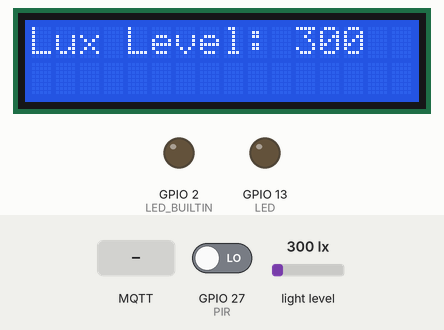
A program run on a simulated ESP32. Shown: 16×2 character LCD, output pins drawn as LEDs (lit = HIGH). The inputs (shaded band) are chosen by the test bench; at power-on: GPIO 27 (PIR) LOW, light level 300 lx. WiFi joins after 1.5 s; servers stay silent unless stated; no MQTT or app messages arrive unless stated; what the program prints to the serial monitor is not drawn.

Above: at 3.8 s.
3.9 s: GPIO 27 (PIR) driven HIGH
At 5.0 s:
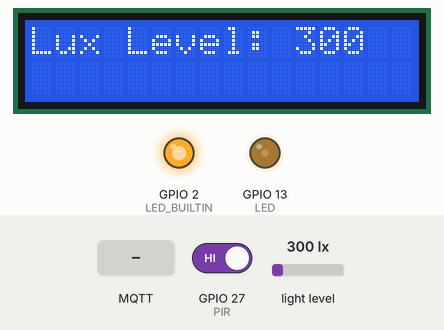
5.9 s: light level set to 40 lx
At 7.3 s:
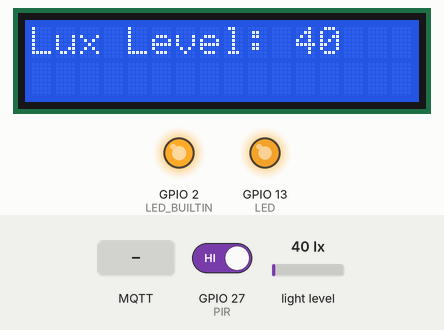
7.6 s: light level set to 275 lx
At 8.4 s:
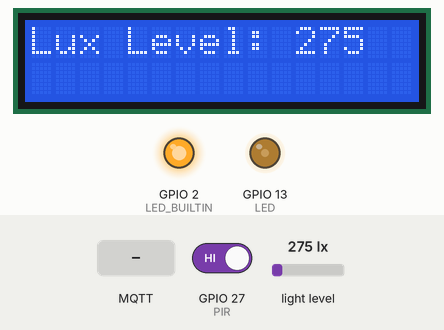
9.3 s: GPIO 27 (PIR) driven LOW
At 10.7 s:
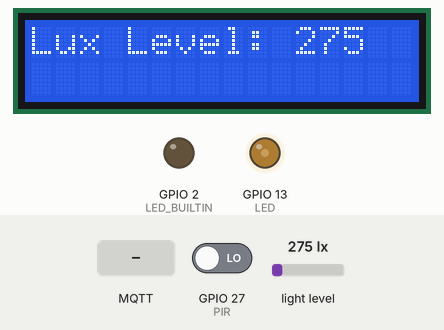
11.0 s: light level set to 30 lx
At 11.9 s:
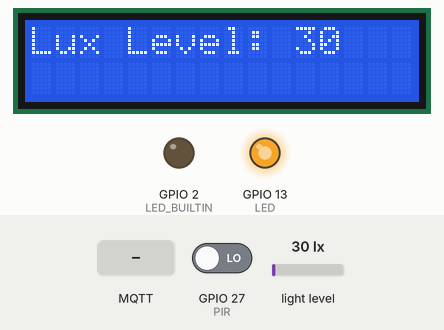
12.7 s: MQTT message "INCREASE" arrives on the first subscribed topic
At 31.3 s:
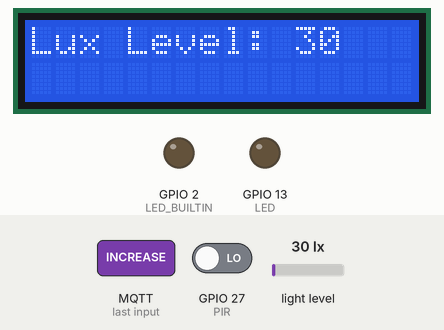
Timing chart, 0 to 31.6 s (numbered marks = the images above; inputs shaded):
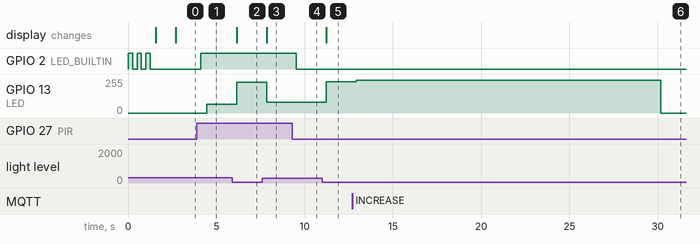

The program:

main.cpp
```cpp
#include <WiFi.h>
#include <Arduino.h>
#include <Adafruit_Sensor.h>
#include <LiquidCrystal_I2C.h>
#include <Adafruit_TSL2561_U.h>
#include <PubSubClient.h>

#define LED 13
#define PIR 27
#define FIVE_MINUTES 1000 * 10
#define UpdateTopic "ESP32/Dania/LightUpdate"
#define SwitchTopic "ESP32/Dania/LightSwitch"
#define ControlTopic "ESP32/Dania/LightControl"

const char* ssid = "Alcy";
const char* password = "Kana2716";
const char* mqtt_server = "broker.hivemq.com";

int brightness;
int MQTTControl = 0;
int MQTTBrightness = 0;
int MQTTLightState = 0;

int isDiscordControlled = 0;

enum RoomStates {
	INITIAL_STATES,
	PEOPLE_IN_ROOM,
	MOTION_NOT_DETECTED,
	ROOM_EMPTY,
	OFF,
	ON
};

unsigned long startPIRTime = 0;

// For PIR Calibration
int motion;
int pirState = true;
int readvalue = 0;
int StableMotion = 0;
int minimumSecondForLowInactive = 10000;

long unsigned int timeLow;
boolean takeLowTime;
int callibrationTime = 1;

WiFiClient ESPClient;
PubSubClient client(ESPClient);

RoomStates LastInternalStates;
RoomStates states = INITIAL_STATES;

LiquidCrystal_I2C lcd(0x27, 16, 2);
Adafruit_TSL2561_Unified tsl = Adafruit_TSL2561_Unified(TSL2561_ADDR_FLOAT, 23271);

void reconnect();
void WiFiSetup();
void callback(char* topic, byte* message, unsigned int length);

void setup() {

    Serial.begin(115200);

    pinMode(PIR, INPUT);
	pinMode(LED_BUILTIN, OUTPUT);

	ledcSetup(0, 5000, 8);
	ledcAttachPin(LED, 0);

    if (!tsl.begin()) {
        Serial.println("No Sensor Was Found!");
        while (1);
    }

	WiFiSetup();
	client.setServer(mqtt_server, 1883);
	client.setCallback(callback);

	lcd.init();
	lcd.backlight();

   	Serial.println("Calibrating PIR Sensor ...");
   	for (int i = 0; i < callibrationTime; i++) {
		Serial.print(".");
        delay(1000);
	}

	delay(50);

    tsl.enableAutoRange(true);
    tsl.setIntegrationTime(TSL2561_INTEGRATIONTIME_13MS);
}

void loop() {

	if (!client.connected()) {
		reconnect();
	}
	client.loop();

	sensors_event_t event;
	tsl.getEvent(&event);
	int lux = event.light;
	int threshold = 50;
	lcd.setCursor(0, 0);
	lcd.print("Lux Level:");
	lcd.setCursor(11, 0);
	lcd.print(lux);
	lcd.print(" ");

	readvalue = digitalRead(PIR);
	Serial.print(F("PIR Value: "));
	Serial.println(StableMotion);

	/**
	 * The motion is used to determine if there is motion in the room
	*/
	if (readvalue == HIGH) {
		digitalWrite(LED_BUILTIN, HIGH);
		if (pirState) {
			pirState = false;
			StableMotion = 1;
			delay(50);
		}
		takeLowTime = true;
	} else {
		digitalWrite(LED_BUILTIN, LOW);
		if (takeLowTime) {
			timeLow = millis();
			takeLowTime = false;
		}

		if (!pirState && millis() - timeLow > minimumSecondForLowInactive) {
			pirState = true;
			StableMotion = 0;
			delay(50);
		}
	}

	/**
	 * The brightness is used to determine the brightness of the light
	 * from the lux value
	*/
	brightness = map(lux, 0, 400, 255, 0);
	brightness = constrain(brightness + MQTTBrightness, 0, 255);

	Serial.print(F("Lux Level: "));
	Serial.println(lux);
	Serial.print(F("Brightness Level: "));
	Serial.println(brightness);
	Serial.print(F("MQTT Brightness: "));
	Serial.println(MQTTBrightness);
	Serial.print(F("Motion Detection: "));
	Serial.println(motion);
	Serial.print(F("Current States: "));
	Serial.println(states);

	/**
	 * The states is used to determine the current states of the room
	*/
	switch (states) {
		case INITIAL_STATES:
			if (StableMotion) {
				states = PEOPLE_IN_ROOM;
			}
		break;

		case PEOPLE_IN_ROOM:
            if (!StableMotion) {
                states = MOTION_NOT_DETECTED;
                startPIRTime = millis();
            } else {
                ledcWrite(0, brightness);
            }
		break;

		case MOTION_NOT_DETECTED:
			if (StableMotion) {
				states = PEOPLE_IN_ROOM;
			} else {
				if (millis() - startPIRTime >= 10000) {
					states = ROOM_EMPTY;
				}
			}
		break;

		case ROOM_EMPTY:
			ledcWrite(0, 0);
			states = INITIAL_STATES;
		break;

		case OFF:
			if (MQTTBrightness == 0) {
				ledcWrite(0, 0);
			}
		break;
	}

	delay(250);
}

void WiFiSetup() {
	delay(10);
	Serial.print("Connecting to ");
	Serial.println(ssid);

	/**
	 * Connect to WiFi
	*/
	WiFi.begin(ssid, password);

	while (WiFi.status() != WL_CONNECTED) {
		digitalWrite(LED_BUILTIN, HIGH);
		delay(250);
		digitalWrite(LED_BUILTIN, LOW);
		delay(250);
	}

	Serial.println("WiFi Connected");
	Serial.print("IP Address: ");
	Serial.println(WiFi.localIP());
}

/**
 * Callback is use to receive message from MQTT Server
 * MQTT server is used to send data between ESP32 and Discord
 * MQTT is a protocol that is used to send data between devices
*/
void callback(char* topic, byte* message, unsigned int length) {
	String cache;

	for (int i = 0; i < length; i++) {
		cache += (char)message[i];
	}

	/**
	 * The topic is used to determine which data is being sent
	*/
	if (String(topic) == SwitchTopic) {
		/**
		 * Turn off the light
		*/
		if (cache == "OFF") {
			states = OFF;
			MQTTBrightness = 0;
			isDiscordControlled = 0;
		}
		/**
		 * Turn on the light
		*/
		if (cache == "ON") {
			MQTTBrightness = 0;
			ledcWrite(0, brightness);
			states = INITIAL_STATES;
			isDiscordControlled = 1;
		}
	}

	/**
	 * The topic is used to determine which data is being sent
	*/
	if (String(topic) == ControlTopic) {
		if (cache == "RESET") {
			char buffer[10];
			MQTTBrightness = 0;
			itoa(brightness, buffer, 10);
			client.publish(UpdateTopic, buffer);
		}
		/**
		 * Increase the brightness of the light
		*/
		if (cache == "INCREASE") {
			if (states == OFF) {
				if ((MQTTBrightness + 40) > 255) {
					MQTTBrightness = 255;
					ledcWrite(0, MQTTBrightness);
					return;
				}
				MQTTBrightness >= 255 ? 0 : MQTTBrightness += 40;
				ledcWrite(0, MQTTBrightness);
				return;
			}
			Serial.println("Code here");
			char buffer[10];
			brightness >= 255 ? 0 : MQTTBrightness += 10;
			itoa(brightness, buffer, 10);
			client.publish(UpdateTopic, buffer);
		}
		/**
		 * Decrease the brightness of the light
		*/
		if (cache == "DECREASE") {
			if (states == OFF) {
				if ((MQTTBrightness - 40) < 0) {
					MQTTBrightness = 0;
					ledcWrite(0, MQTTBrightness);
					return;
				}
				MQTTBrightness <= 0 ? 0 : MQTTBrightness -= 10;
				ledcWrite(0, MQTTBrightness);
				return;
			}
			char payload[10];
			brightness <= 0 ? 0 : MQTTBrightness -= 10;
			itoa(brightness, payload, 10);
			client.publish(UpdateTopic, payload);
		}
	}
}

/**
 * Reconnect to MQTT Server when the server is disconnected
 * This is to ensure that the ESP32 is always connected to the MQTT Server
*/
void reconnect() {
	while (!client.connected()) {
		Serial.println("Reconnecting to MQTT Server ...");

		if (client.connect("c460f065-db92-4358-a97a-926ab4d429ff")) {
			Serial.println(F("Connected to MQTT Server"));
			client.subscribe(ControlTopic);
			client.subscribe(SwitchTopic);
		} else {
			Serial.println("Connection to MQTT Failed");
			Serial.print("Client State: ");
			Serial.println(client.state());
			Serial.println("Reconnecting in 5 seconds ...");
			delay(5000);
		}
	}
}

// Discord --> MQTT --> ESP32
// ESP32 --> MQTT --> Discord
```

Measured:
- after the input at 3.9 s, GPIO 2 (LED_BUILTIN): LOW → HIGH after 0.22 s; GPIO 13 (LED): 0/255 → 64/255 after 0.56 s
- after the input at 5.9 s, GPIO 13 (LED): 64/255 → 229/255 after 0.25 s; the display: changes after 0.25 s (image 2)
- after the input at 7.6 s, GPIO 13 (LED): 229/255 → 80/255 after 0.24 s; the display: changes after 0.24 s (image 3)
- after the input at 9.3 s, GPIO 2 (LED_BUILTIN): HIGH → LOW after 0.24 s
- after the input at 11.0 s, GPIO 13 (LED): 80/255 → 235/255 after 0.24 s; the display: changes after 0.24 s (image 5)
- after the input at 12.7 s, GPIO 13 (LED): 235/255 → 245/255 after 0.23 s, → 0/255 17.3 s later
